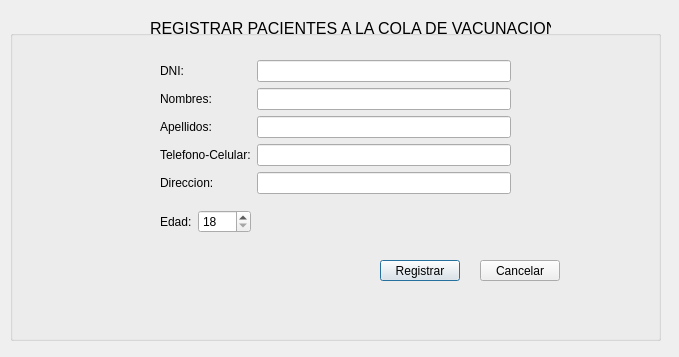
<?xml version="1.0" encoding="UTF-8"?>
<ui version="4.0">
 <class>registrarColaPacientesGUI</class>
 <widget class="QDialog" name="registrarColaPacientesGUI">
  <property name="geometry">
   <rect>
    <x>0</x>
    <y>0</y>
    <width>679</width>
    <height>357</height>
   </rect>
  </property>
  <property name="windowTitle">
   <string>Registrar Pacientes a la Cola de Vacunacion</string>
  </property>
  <widget class="QLabel" name="label">
   <property name="geometry">
    <rect>
     <x>150</x>
     <y>20</y>
     <width>401</width>
     <height>16</height>
    </rect>
   </property>
   <property name="font">
    <font>
     <pointsize>12</pointsize>
    </font>
   </property>
   <property name="text">
    <string>REGISTRAR PACIENTES A LA COLA DE VACUNACION</string>
   </property>
  </widget>
  <widget class="QGroupBox" name="groupBox">
   <property name="geometry">
    <rect>
     <x>10</x>
     <y>30</y>
     <width>651</width>
     <height>311</height>
    </rect>
   </property>
   <property name="title">
    <string/>
   </property>
   <widget class="QWidget" name="formLayoutWidget">
    <property name="geometry">
     <rect>
      <x>150</x>
      <y>30</y>
      <width>351</width>
      <height>141</height>
     </rect>
    </property>
    <layout class="QFormLayout" name="formLayout">
     <property name="fieldGrowthPolicy">
      <enum>QFormLayout::AllNonFixedFieldsGrow</enum>
     </property>
     <item row="0" column="0">
      <widget class="QLabel" name="label_2">
       <property name="text">
        <string>DNI:</string>
       </property>
      </widget>
     </item>
     <item row="0" column="1">
      <widget class="QLineEdit" name="lineEdit"/>
     </item>
     <item row="1" column="0">
      <widget class="QLabel" name="label_3">
       <property name="text">
        <string>Nombres:</string>
       </property>
      </widget>
     </item>
     <item row="1" column="1">
      <widget class="QLineEdit" name="lineEdit_2"/>
     </item>
     <item row="2" column="0">
      <widget class="QLabel" name="label_4">
       <property name="text">
        <string>Apellidos:</string>
       </property>
      </widget>
     </item>
     <item row="2" column="1">
      <widget class="QLineEdit" name="lineEdit_3"/>
     </item>
     <item row="3" column="0">
      <widget class="QLabel" name="label_6">
       <property name="text">
        <string>Telefono-Celular:</string>
       </property>
      </widget>
     </item>
     <item row="3" column="1">
      <widget class="QLineEdit" name="lineEdit_4"/>
     </item>
     <item row="4" column="0">
      <widget class="QLabel" name="label_7">
       <property name="text">
        <string>Direccion:</string>
       </property>
      </widget>
     </item>
     <item row="4" column="1">
      <widget class="QLineEdit" name="lineEdit_5"/>
     </item>
    </layout>
   </widget>
   <widget class="QWidget" name="formLayoutWidget_2">
    <property name="geometry">
     <rect>
      <x>150</x>
      <y>180</y>
      <width>91</width>
      <height>31</height>
     </rect>
    </property>
    <layout class="QFormLayout" name="formLayout_2">
     <item row="0" column="0">
      <widget class="QLabel" name="label_5">
       <property name="text">
        <string>Edad:</string>
       </property>
      </widget>
     </item>
     <item row="0" column="1">
      <widget class="QSpinBox" name="spinBox">
       <property name="minimum">
        <number>18</number>
       </property>
      </widget>
     </item>
    </layout>
   </widget>
   <widget class="QPushButton" name="pushButton">
    <property name="geometry">
     <rect>
      <x>370</x>
      <y>230</y>
      <width>80</width>
      <height>21</height>
     </rect>
    </property>
    <property name="text">
     <string>Registrar</string>
    </property>
   </widget>
   <widget class="QPushButton" name="pushButton_2">
    <property name="geometry">
     <rect>
      <x>470</x>
      <y>230</y>
      <width>80</width>
      <height>21</height>
     </rect>
    </property>
    <property name="text">
     <string>Cancelar</string>
    </property>
   </widget>
  </widget>
 </widget>
 <resources/>
 <connections/>
</ui>
